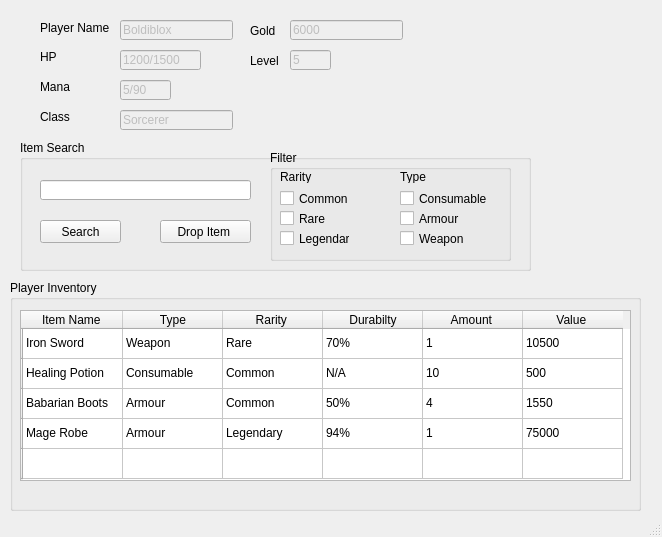
<?xml version="1.0" encoding="UTF-8"?>
<ui version="4.0">
 <class>MainWindow</class>
 <widget class="QMainWindow" name="MainWindow">
  <property name="geometry">
   <rect>
    <x>0</x>
    <y>0</y>
    <width>662</width>
    <height>537</height>
   </rect>
  </property>
  <property name="windowTitle">
   <string>MainWindow</string>
  </property>
  <widget class="QWidget" name="centralwidget">
   <widget class="QGroupBox" name="groupBox">
    <property name="geometry">
     <rect>
      <x>10</x>
      <y>280</y>
      <width>631</width>
      <height>231</height>
     </rect>
    </property>
    <property name="title">
     <string>Player Inventory</string>
    </property>
    <widget class="QTableWidget" name="tableWidget">
     <property name="geometry">
      <rect>
       <x>10</x>
       <y>30</y>
       <width>611</width>
       <height>171</height>
      </rect>
     </property>
     <row>
      <property name="text">
       <string/>
      </property>
     </row>
     <row>
      <property name="text">
       <string/>
      </property>
     </row>
     <row>
      <property name="text">
       <string/>
      </property>
     </row>
     <row>
      <property name="text">
       <string/>
      </property>
     </row>
     <row>
      <property name="text">
       <string/>
      </property>
     </row>
     <column>
      <property name="text">
       <string>Item Name </string>
      </property>
     </column>
     <column>
      <property name="text">
       <string>Type</string>
      </property>
     </column>
     <column>
      <property name="text">
       <string>Rarity </string>
      </property>
     </column>
     <column>
      <property name="text">
       <string>Durabilty</string>
      </property>
     </column>
     <column>
      <property name="text">
       <string>Amount </string>
      </property>
     </column>
     <column>
      <property name="text">
       <string>Value </string>
      </property>
     </column>
     <item row="0" column="0">
      <property name="text">
       <string>Iron Sword</string>
      </property>
     </item>
     <item row="0" column="1">
      <property name="text">
       <string>Weapon</string>
      </property>
     </item>
     <item row="0" column="2">
      <property name="text">
       <string>Rare</string>
      </property>
     </item>
     <item row="0" column="3">
      <property name="text">
       <string>70%</string>
      </property>
     </item>
     <item row="0" column="4">
      <property name="text">
       <string>1</string>
      </property>
     </item>
     <item row="0" column="5">
      <property name="text">
       <string>10500</string>
      </property>
     </item>
     <item row="1" column="0">
      <property name="text">
       <string>Healing Potion</string>
      </property>
     </item>
     <item row="1" column="1">
      <property name="text">
       <string>Consumable </string>
      </property>
     </item>
     <item row="1" column="2">
      <property name="text">
       <string>Common</string>
      </property>
     </item>
     <item row="1" column="3">
      <property name="text">
       <string>N/A</string>
      </property>
     </item>
     <item row="1" column="4">
      <property name="text">
       <string>10</string>
      </property>
     </item>
     <item row="1" column="5">
      <property name="text">
       <string>500</string>
      </property>
     </item>
     <item row="2" column="0">
      <property name="text">
       <string>Babarian Boots</string>
      </property>
     </item>
     <item row="2" column="1">
      <property name="text">
       <string>Armour</string>
      </property>
     </item>
     <item row="2" column="2">
      <property name="text">
       <string>Common</string>
      </property>
     </item>
     <item row="2" column="3">
      <property name="text">
       <string>50%</string>
      </property>
     </item>
     <item row="2" column="4">
      <property name="text">
       <string>4</string>
      </property>
     </item>
     <item row="2" column="5">
      <property name="text">
       <string>1550</string>
      </property>
     </item>
     <item row="3" column="0">
      <property name="text">
       <string>Mage Robe</string>
      </property>
     </item>
     <item row="3" column="1">
      <property name="text">
       <string>Armour</string>
      </property>
     </item>
     <item row="3" column="2">
      <property name="text">
       <string>Legendary</string>
      </property>
     </item>
     <item row="3" column="3">
      <property name="text">
       <string>94%</string>
      </property>
     </item>
     <item row="3" column="4">
      <property name="text">
       <string>1</string>
      </property>
     </item>
     <item row="3" column="5">
      <property name="text">
       <string>75000</string>
      </property>
     </item>
    </widget>
   </widget>
   <widget class="QLabel" name="label">
    <property name="geometry">
     <rect>
      <x>40</x>
      <y>20</y>
      <width>71</width>
      <height>16</height>
     </rect>
    </property>
    <property name="text">
     <string>Player Name</string>
    </property>
   </widget>
   <widget class="QLabel" name="label_2">
    <property name="geometry">
     <rect>
      <x>250</x>
      <y>20</y>
      <width>51</width>
      <height>21</height>
     </rect>
    </property>
    <property name="text">
     <string>Gold</string>
    </property>
   </widget>
   <widget class="QLabel" name="label_3">
    <property name="geometry">
     <rect>
      <x>40</x>
      <y>50</y>
      <width>47</width>
      <height>13</height>
     </rect>
    </property>
    <property name="text">
     <string>HP</string>
    </property>
   </widget>
   <widget class="QLabel" name="label_4">
    <property name="geometry">
     <rect>
      <x>40</x>
      <y>80</y>
      <width>47</width>
      <height>13</height>
     </rect>
    </property>
    <property name="text">
     <string>Mana</string>
    </property>
   </widget>
   <widget class="QLabel" name="label_5">
    <property name="geometry">
     <rect>
      <x>40</x>
      <y>110</y>
      <width>47</width>
      <height>13</height>
     </rect>
    </property>
    <property name="text">
     <string>Class</string>
    </property>
   </widget>
   <widget class="QGroupBox" name="groupBox_2">
    <property name="geometry">
     <rect>
      <x>20</x>
      <y>140</y>
      <width>511</width>
      <height>131</height>
     </rect>
    </property>
    <property name="title">
     <string>Item Search</string>
    </property>
    <widget class="QLineEdit" name="lineEdit">
     <property name="geometry">
      <rect>
       <x>20</x>
       <y>40</y>
       <width>211</width>
       <height>20</height>
      </rect>
     </property>
    </widget>
    <widget class="QPushButton" name="pushButton">
     <property name="geometry">
      <rect>
       <x>20</x>
       <y>80</y>
       <width>81</width>
       <height>23</height>
      </rect>
     </property>
     <property name="text">
      <string>Search</string>
     </property>
    </widget>
    <widget class="QPushButton" name="pushButton_2">
     <property name="geometry">
      <rect>
       <x>140</x>
       <y>80</y>
       <width>91</width>
       <height>23</height>
      </rect>
     </property>
     <property name="text">
      <string>Drop Item </string>
     </property>
    </widget>
    <widget class="QGroupBox" name="groupBox_3">
     <property name="geometry">
      <rect>
       <x>250</x>
       <y>10</y>
       <width>241</width>
       <height>111</height>
      </rect>
     </property>
     <property name="title">
      <string>Filter</string>
     </property>
     <widget class="QCheckBox" name="checkBox">
      <property name="geometry">
       <rect>
        <x>10</x>
        <y>80</y>
        <width>70</width>
        <height>17</height>
       </rect>
      </property>
      <property name="text">
       <string>Legendary</string>
      </property>
     </widget>
     <widget class="QCheckBox" name="checkBox_2">
      <property name="geometry">
       <rect>
        <x>10</x>
        <y>40</y>
        <width>70</width>
        <height>17</height>
       </rect>
      </property>
      <property name="text">
       <string>Common</string>
      </property>
     </widget>
     <widget class="QCheckBox" name="checkBox_3">
      <property name="geometry">
       <rect>
        <x>10</x>
        <y>60</y>
        <width>70</width>
        <height>17</height>
       </rect>
      </property>
      <property name="text">
       <string>Rare</string>
      </property>
     </widget>
     <widget class="QCheckBox" name="checkBox_4">
      <property name="geometry">
       <rect>
        <x>130</x>
        <y>80</y>
        <width>70</width>
        <height>17</height>
       </rect>
      </property>
      <property name="text">
       <string>Weapon</string>
      </property>
     </widget>
     <widget class="QCheckBox" name="checkBox_5">
      <property name="geometry">
       <rect>
        <x>130</x>
        <y>40</y>
        <width>91</width>
        <height>17</height>
       </rect>
      </property>
      <property name="text">
       <string>Consumable</string>
      </property>
     </widget>
     <widget class="QCheckBox" name="checkBox_6">
      <property name="geometry">
       <rect>
        <x>130</x>
        <y>60</y>
        <width>70</width>
        <height>17</height>
       </rect>
      </property>
      <property name="text">
       <string>Armour</string>
      </property>
     </widget>
     <widget class="QLabel" name="label_6">
      <property name="geometry">
       <rect>
        <x>130</x>
        <y>20</y>
        <width>47</width>
        <height>13</height>
       </rect>
      </property>
      <property name="text">
       <string>Type</string>
      </property>
     </widget>
     <widget class="QLabel" name="label_7">
      <property name="geometry">
       <rect>
        <x>10</x>
        <y>20</y>
        <width>47</width>
        <height>13</height>
       </rect>
      </property>
      <property name="text">
       <string>Rarity</string>
      </property>
     </widget>
    </widget>
   </widget>
   <widget class="QLineEdit" name="lineEdit_2">
    <property name="enabled">
     <bool>false</bool>
    </property>
    <property name="geometry">
     <rect>
      <x>120</x>
      <y>20</y>
      <width>113</width>
      <height>20</height>
     </rect>
    </property>
    <property name="text">
     <string>Boldiblox</string>
    </property>
   </widget>
   <widget class="QLineEdit" name="lineEdit_3">
    <property name="enabled">
     <bool>false</bool>
    </property>
    <property name="geometry">
     <rect>
      <x>120</x>
      <y>50</y>
      <width>81</width>
      <height>20</height>
     </rect>
    </property>
    <property name="text">
     <string>1200/1500</string>
    </property>
   </widget>
   <widget class="QLineEdit" name="lineEdit_4">
    <property name="enabled">
     <bool>false</bool>
    </property>
    <property name="geometry">
     <rect>
      <x>120</x>
      <y>80</y>
      <width>51</width>
      <height>20</height>
     </rect>
    </property>
    <property name="text">
     <string>5/90</string>
    </property>
   </widget>
   <widget class="QLineEdit" name="lineEdit_5">
    <property name="enabled">
     <bool>false</bool>
    </property>
    <property name="geometry">
     <rect>
      <x>120</x>
      <y>110</y>
      <width>113</width>
      <height>20</height>
     </rect>
    </property>
    <property name="text">
     <string>Sorcerer</string>
    </property>
   </widget>
   <widget class="QLineEdit" name="lineEdit_6">
    <property name="enabled">
     <bool>false</bool>
    </property>
    <property name="geometry">
     <rect>
      <x>290</x>
      <y>20</y>
      <width>113</width>
      <height>20</height>
     </rect>
    </property>
    <property name="text">
     <string>6000</string>
    </property>
   </widget>
   <widget class="QLabel" name="label_8">
    <property name="geometry">
     <rect>
      <x>250</x>
      <y>50</y>
      <width>47</width>
      <height>21</height>
     </rect>
    </property>
    <property name="text">
     <string>Level</string>
    </property>
   </widget>
   <widget class="QLineEdit" name="lineEdit_7">
    <property name="enabled">
     <bool>false</bool>
    </property>
    <property name="geometry">
     <rect>
      <x>290</x>
      <y>50</y>
      <width>41</width>
      <height>20</height>
     </rect>
    </property>
    <property name="text">
     <string>5</string>
    </property>
   </widget>
  </widget>
  <widget class="QMenuBar" name="menubar">
   <property name="geometry">
    <rect>
     <x>0</x>
     <y>0</y>
     <width>662</width>
     <height>21</height>
    </rect>
   </property>
  </widget>
  <widget class="QStatusBar" name="statusbar"/>
 </widget>
 <resources/>
 <connections/>
</ui>
